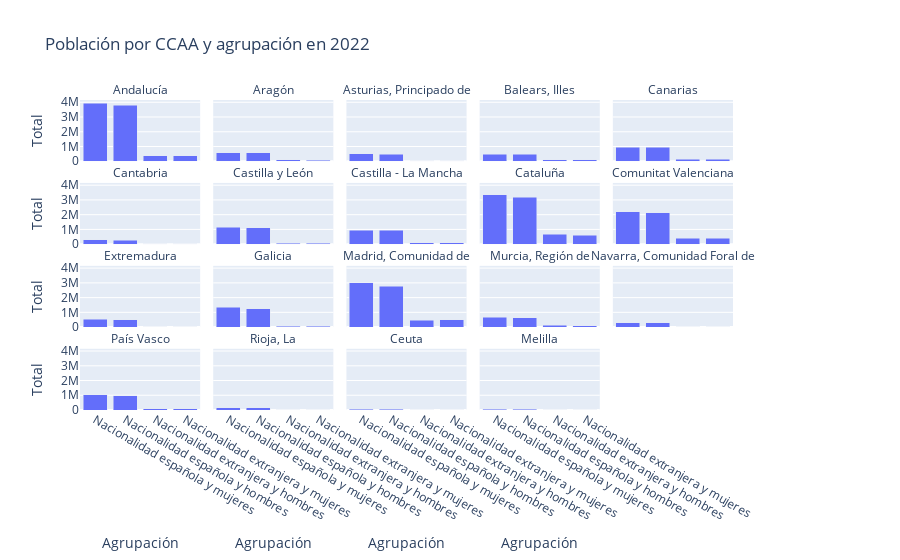

Notebook source saved alongside this figure:
### Code cell
spanish_population_per_ccaa_small_multiple_columns()

### Figure 1 — Plotly figure (JSON) as saved in the notebook; plotly's stock layout.template omitted (floating-point values rounded to 4 significant figures)
{"data": [{"alignmentgroup": "True", "hovertemplate": "Comunidades y Ciudades Autónomas=Andalucía<br>Agrupación=%{x}<br>Total=%{y}<extra></extra>", "legendgroup": "", "marker": {"color": "#636efa", "pattern": {"shape": ""}}, "name": "", "offsetgroup": "", "orientation": "v", "showlegend": false, "textposition": "auto", "type": "bar", "x": ["Nacionalidad española y hombres", "Nacionalidad española y mujeres", "Nacionalidad extranjera y hombres", "Nacionalidad extranjera y mujeres"], "xaxis": "x16", "y": [3812505, 3946304, 375090, 366288], "yaxis": "y16"}, {"alignmentgroup": "True", "hovertemplate": "Comunidades y Ciudades Autónomas=Aragón<br>Agrupación=%{x}<br>Total=%{y}<extra></extra>", "legendgroup": "", "marker": {"color": "#636efa", "pattern": {"shape": ""}}, "name": "", "offsetgroup": "", "orientation": "v", "showlegend": false, "textposition": "auto", "type": "bar", "x": ["Nacionalidad española y hombres", "Nacionalidad española y mujeres", "Nacionalidad extranjera y hombres", "Nacionalidad extranjera y mujeres"], "xaxis": "x17", "y": [571243, 590310, 84233, 80529], "yaxis": "y17"}, {"alignmentgroup": "True", "hovertemplate": "Comunidades y Ciudades Autónomas=Asturias, Principado de<br>Agrupación=%{x}<br>Total=%{y}<extra></extra>", "legendgroup": "", "marker": {"color": "#636efa", "pattern": {"shape": ""}}, "name": "", "offsetgroup": "", "orientation": "v", "showlegend": false, "textposition": "auto", "type": "bar", "x": ["Nacionalidad española y hombres", "Nacionalidad española y mujeres", "Nacionalidad extranjera y hombres", "Nacionalidad extranjera y mujeres"], "xaxis": "x18", "y": [458084, 500972, 21050, 24580], "yaxis": "y18"}, {"alignmentgroup": "True", "hovertemplate": "Comunidades y Ciudades Autónomas=Balears, Illes<br>Agrupación=%{x}<br>Total=%{y}<extra></extra>", "legendgroup": "", "marker": {"color": "#636efa", "pattern": {"shape": ""}}, "name": "", "offsetgroup": "", "orientation": "v", "showlegend": false, "textposition": "auto", "type": "bar", "x": ["Nacionalidad española y hombres", "Nacionalidad española y mujeres", "Nacionalidad extranjera y hombres", "Nacionalidad extranjera y mujeres"], "xaxis": "x19", "y": [474021, 480621, 111675, 110342], "yaxis": "y19"}, {"alignmentgroup": "True", "hovertemplate": "Comunidades y Ciudades Autónomas=Canarias<br>Agrupación=%{x}<br>Total=%{y}<extra></extra>", "legendgroup": "", "marker": {"color": "#636efa", "pattern": {"shape": ""}}, "name": "", "offsetgroup": "", "orientation": "v", "showlegend": false, "textposition": "auto", "type": "bar", "x": ["Nacionalidad española y hombres", "Nacionalidad española y mujeres", "Nacionalidad extranjera y hombres", "Nacionalidad extranjera y mujeres"], "xaxis": "x20", "y": [932850, 956362, 142565, 145924], "yaxis": "y20"}, {"alignmentgroup": "True", "hovertemplate": "Comunidades y Ciudades Autónomas=Cantabria<br>Agrupación=%{x}<br>Total=%{y}<extra></extra>", "legendgroup": "", "marker": {"color": "#636efa", "pattern": {"shape": ""}}, "name": "", "offsetgroup": "", "orientation": "v", "showlegend": false, "textposition": "auto", "type": "bar", "x": ["Nacionalidad española y hombres", "Nacionalidad española y mujeres", "Nacionalidad extranjera y hombres", "Nacionalidad extranjera y mujeres"], "xaxis": "x11", "y": [265907, 282292, 17811, 19392], "yaxis": "y11"}, {"alignmentgroup": "True", "hovertemplate": "Comunidades y Ciudades Autónomas=Castilla y León<br>Agrupación=%{x}<br>Total=%{y}<extra></extra>", "legendgroup": "", "marker": {"color": "#636efa", "pattern": {"shape": ""}}, "name": "", "offsetgroup": "", "orientation": "v", "showlegend": false, "textposition": "auto", "type": "bar", "x": ["Nacionalidad española y hombres", "Nacionalidad española y mujeres", "Nacionalidad extranjera y hombres", "Nacionalidad extranjera y mujeres"], "xaxis": "x12", "y": [1095881, 1130104, 72002, 74653], "yaxis": "y12"}, {"alignmentgroup": "True", "hovertemplate": "Comunidades y Ciudades Autónomas=Castilla - La Mancha<br>Agrupación=%{x}<br>Total=%{y}<extra></extra>", "legendgroup": "", "marker": {"color": "#636efa", "pattern": {"shape": ""}}, "name": "", "offsetgroup": "", "orientation": "v", "showlegend": false, "textposition": "auto", "type": "bar", "x": ["Nacionalidad española y hombres", "Nacionalidad española y mujeres", "Nacionalidad extranjera y hombres", "Nacionalidad extranjera y mujeres"], "xaxis": "x13", "y": [929397, 930456, 98606, 94869], "yaxis": "y13"}, {"alignmentgroup": "True", "hovertemplate": "Comunidades y Ciudades Autónomas=Cataluña<br>Agrupación=%{x}<br>Total=%{y}<extra></extra>", "legendgroup": "", "marker": {"color": "#636efa", "pattern": {"shape": ""}}, "name": "", "offsetgroup": "", "orientation": "v", "showlegend": false, "textposition": "auto", "type": "bar", "x": ["Nacionalidad española y hombres", "Nacionalidad española y mujeres", "Nacionalidad extranjera y hombres", "Nacionalidad extranjera y mujeres"], "xaxis": "x14", "y": [3176747, 3344054, 657039, 614771], "yaxis": "y14"}, {"alignmentgroup": "True", "hovertemplate": "Comunidades y Ciudades Autónomas=Comunitat Valenciana<br>Agrupación=%{x}<br>Total=%{y}<extra></extra>", "legendgroup": "", "marker": {"color": "#636efa", "pattern": {"shape": ""}}, "name": "", "offsetgroup": "", "orientation": "v", "showlegend": false, "textposition": "auto", "type": "bar", "x": ["Nacionalidad española y hombres", "Nacionalidad española y mujeres", "Nacionalidad extranjera y hombres", "Nacionalidad extranjera y mujeres"], "xaxis": "x15", "y": [2117021, 2196477, 392940, 391529], "yaxis": "y15"}, {"alignmentgroup": "True", "hovertemplate": "Comunidades y Ciudades Autónomas=Extremadura<br>Agrupación=%{x}<br>Total=%{y}<extra></extra>", "legendgroup": "", "marker": {"color": "#636efa", "pattern": {"shape": ""}}, "name": "", "offsetgroup": "", "orientation": "v", "showlegend": false, "textposition": "auto", "type": "bar", "x": ["Nacionalidad española y hombres", "Nacionalidad española y mujeres", "Nacionalidad extranjera y hombres", "Nacionalidad extranjera y mujeres"], "xaxis": "x6", "y": [504519, 515119, 16944, 18194], "yaxis": "y6"}, {"alignmentgroup": "True", "hovertemplate": "Comunidades y Ciudades Autónomas=Galicia<br>Agrupación=%{x}<br>Total=%{y}<extra></extra>", "legendgroup": "", "marker": {"color": "#636efa", "pattern": {"shape": ""}}, "name": "", "offsetgroup": "", "orientation": "v", "showlegend": false, "textposition": "auto", "type": "bar", "x": ["Nacionalidad española y hombres", "Nacionalidad española y mujeres", "Nacionalidad extranjera y hombres", "Nacionalidad extranjera y mujeres"], "xaxis": "x7", "y": [1237678, 1334046, 57030, 61710], "yaxis": "y7"}, {"alignmentgroup": "True", "hovertemplate": "Comunidades y Ciudades Autónomas=Madrid, Comunidad de<br>Agrupación=%{x}<br>Total=%{y}<extra></extra>", "legendgroup": "", "marker": {"color": "#636efa", "pattern": {"shape": ""}}, "name": "", "offsetgroup": "", "orientation": "v", "showlegend": false, "textposition": "auto", "type": "bar", "x": ["Nacionalidad española y hombres", "Nacionalidad española y mujeres", "Nacionalidad extranjera y hombres", "Nacionalidad extranjera y mujeres"], "xaxis": "x8", "y": [2780057, 3020310, 450097, 499872], "yaxis": "y8"}, {"alignmentgroup": "True", "hovertemplate": "Comunidades y Ciudades Autónomas=Murcia, Región de<br>Agrupación=%{x}<br>Total=%{y}<extra></extra>", "legendgroup": "", "marker": {"color": "#636efa", "pattern": {"shape": ""}}, "name": "", "offsetgroup": "", "orientation": "v", "showlegend": false, "textposition": "auto", "type": "bar", "x": ["Nacionalidad española y hombres", "Nacionalidad española y mujeres", "Nacionalidad extranjera y hombres", "Nacionalidad extranjera y mujeres"], "xaxis": "x9", "y": [644830, 660283, 122578, 104187], "yaxis": "y9"}, {"alignmentgroup": "True", "hovertemplate": "Comunidades y Ciudades Autónomas=Navarra, Comunidad Foral de<br>Agrupación=%{x}<br>Total=%{y}<extra></extra>", "legendgroup": "", "marker": {"color": "#636efa", "pattern": {"shape": ""}}, "name": "", "offsetgroup": "", "orientation": "v", "showlegend": false, "textposition": "auto", "type": "bar", "x": ["Nacionalidad española y hombres", "Nacionalidad española y mujeres", "Nacionalidad extranjera y hombres", "Nacionalidad extranjera y mujeres"], "xaxis": "x10", "y": [291531, 299111, 37089, 36386], "yaxis": "y10"}, {"alignmentgroup": "True", "hovertemplate": "Comunidades y Ciudades Autónomas=País Vasco<br>Agrupación=%{x}<br>Total=%{y}<extra></extra>", "legendgroup": "", "marker": {"color": "#636efa", "pattern": {"shape": ""}}, "name": "", "offsetgroup": "", "orientation": "v", "showlegend": false, "textposition": "auto", "type": "bar", "x": ["Nacionalidad española y hombres", "Nacionalidad española y mujeres", "Nacionalidad extranjera y hombres", "Nacionalidad extranjera y mujeres"], "xaxis": "x", "y": [980673, 1042884, 92920, 91697], "yaxis": "y"}, {"alignmentgroup": "True", "hovertemplate": "Comunidades y Ciudades Autónomas=Rioja, La<br>Agrupación=%{x}<br>Total=%{y}<extra></extra>", "legendgroup": "", "marker": {"color": "#636efa", "pattern": {"shape": ""}}, "name": "", "offsetgroup": "", "orientation": "v", "showlegend": false, "textposition": "auto", "type": "bar", "x": ["Nacionalidad española y hombres", "Nacionalidad española y mujeres", "Nacionalidad extranjera y hombres", "Nacionalidad extranjera y mujeres"], "xaxis": "x2", "y": [137163, 140974, 20688, 21067], "yaxis": "y2"}, {"alignmentgroup": "True", "hovertemplate": "Comunidades y Ciudades Autónomas=Ceuta<br>Agrupación=%{x}<br>Total=%{y}<extra></extra>", "legendgroup": "", "marker": {"color": "#636efa", "pattern": {"shape": ""}}, "name": "", "offsetgroup": "", "orientation": "v", "showlegend": false, "textposition": "auto", "type": "bar", "x": ["Nacionalidad española y hombres", "Nacionalidad española y mujeres", "Nacionalidad extranjera y hombres", "Nacionalidad extranjera y mujeres"], "xaxis": "x3", "y": [39607, 38600, 2320, 2590], "yaxis": "y3"}, {"alignmentgroup": "True", "hovertemplate": "Comunidades y Ciudades Autónomas=Melilla<br>Agrupación=%{x}<br>Total=%{y}<extra></extra>", "legendgroup": "", "marker": {"color": "#636efa", "pattern": {"shape": ""}}, "name": "", "offsetgroup": "", "orientation": "v", "showlegend": false, "textposition": "auto", "type": "bar", "x": ["Nacionalidad española y hombres", "Nacionalidad española y mujeres", "Nacionalidad extranjera y hombres", "Nacionalidad extranjera y mujeres"], "xaxis": "x4", "y": [37453, 36042, 5537, 6138], "yaxis": "y4"}], "layout": {"annotations": [{"font": {}, "showarrow": false, "text": "País Vasco", "x": 0.092, "xanchor": "center", "xref": "paper", "y": 0.1975, "yanchor": "bottom", "yref": "paper"}, {"font": {}, "showarrow": false, "text": "Rioja, La", "x": 0.296, "xanchor": "center", "xref": "paper", "y": 0.1975, "yanchor": "bottom", "yref": "paper"}, {"font": {}, "showarrow": false, "text": "Ceuta", "x": 0.5, "xanchor": "center", "xref": "paper", "y": 0.1975, "yanchor": "bottom", "yref": "paper"}, {"font": {}, "showarrow": false, "text": "Melilla", "x": 0.704, "xanchor": "center", "xref": "paper", "y": 0.1975, "yanchor": "bottom", "yref": "paper"}, {"font": {}, "showarrow": false, "text": "Extremadura", "x": 0.092, "xanchor": "center", "xref": "paper", "y": 0.465, "yanchor": "bottom", "yref": "paper"}, {"font": {}, "showarrow": false, "text": "Galicia", "x": 0.296, "xanchor": "center", "xref": "paper", "y": 0.465, "yanchor": "bottom", "yref": "paper"}, {"font": {}, "showarrow": false, "text": "Madrid, Comunidad de", "x": 0.5, "xanchor": "center", "xref": "paper", "y": 0.465, "yanchor": "bottom", "yref": "paper"}, {"font": {}, "showarrow": false, "text": "Murcia, Región de", "x": 0.704, "xanchor": "center", "xref": "paper", "y": 0.465, "yanchor": "bottom", "yref": "paper"}, {"font": {}, "showarrow": false, "text": "Navarra, Comunidad Foral de", "x": 0.908, "xanchor": "center", "xref": "paper", "y": 0.465, "yanchor": "bottom", "yref": "paper"}, {"font": {}, "showarrow": false, "text": "Cantabria", "x": 0.092, "xanchor": "center", "xref": "paper", "y": 0.7325, "yanchor": "bottom", "yref": "paper"}, {"font": {}, "showarrow": false, "text": "Castilla y León", "x": 0.296, "xanchor": "center", "xref": "paper", "y": 0.7325, "yanchor": "bottom", "yref": "paper"}, {"font": {}, "showarrow": false, "text": "Castilla - La Mancha", "x": 0.5, "xanchor": "center", "xref": "paper", "y": 0.7325, "yanchor": "bottom", "yref": "paper"}, {"font": {}, "showarrow": false, "text": "Cataluña", "x": 0.704, "xanchor": "center", "xref": "paper", "y": 0.7325, "yanchor": "bottom", "yref": "paper"}, {"font": {}, "showarrow": false, "text": "Comunitat Valenciana", "x": 0.908, "xanchor": "center", "xref": "paper", "y": 0.7325, "yanchor": "bottom", "yref": "paper"}, {"font": {}, "showarrow": false, "text": "Andalucía", "x": 0.092, "xanchor": "center", "xref": "paper", "y": 1, "yanchor": "bottom", "yref": "paper"}, {"font": {}, "showarrow": false, "text": "Aragón", "x": 0.296, "xanchor": "center", "xref": "paper", "y": 1, "yanchor": "bottom", "yref": "paper"}, {"font": {}, "showarrow": false, "text": "Asturias, Principado de", "x": 0.5, "xanchor": "center", "xref": "paper", "y": 1, "yanchor": "bottom", "yref": "paper"}, {"font": {}, "showarrow": false, "text": "Balears, Illes", "x": 0.704, "xanchor": "center", "xref": "paper", "y": 1, "yanchor": "bottom", "yref": "paper"}, {"font": {}, "showarrow": false, "text": "Canarias", "x": 0.908, "xanchor": "center", "xref": "paper", "y": 1, "yanchor": "bottom", "yref": "paper"}], "barmode": "stack", "legend": {"tracegroupgap": 0}, "title": {"text": "Población por CCAA y agrupación en 2022"}, "xaxis": {"anchor": "y", "categoryorder": "total descending", "domain": [0, 0.184], "title": {"text": "Agrupación"}}, "xaxis10": {"anchor": "y10", "domain": [0.816, 1], "matches": "x", "showticklabels": false}, "xaxis11": {"anchor": "y11", "domain": [0, 0.184], "matches": "x", "showticklabels": false}, "xaxis12": {"anchor": "y12", "domain": [0.204, 0.388], "matches": "x", "showticklabels": false}, "xaxis13": {"anchor": "y13", "domain": [0.408, 0.592], "matches": "x", "showticklabels": false}, "xaxis14": {"anchor": "y14", "domain": [0.612, 0.796], "matches": "x", "showticklabels": false}, "xaxis15": {"anchor": "y15", "domain": [0.816, 1], "matches": "x", "showticklabels": false}, "xaxis16": {"anchor": "y16", "domain": [0, 0.184], "matches": "x", "showticklabels": false}, "xaxis17": {"anchor": "y17", "domain": [0.204, 0.388], "matches": "x", "showticklabels": false}, "xaxis18": {"anchor": "y18", "domain": [0.408, 0.592], "matches": "x", "showticklabels": false}, "xaxis19": {"anchor": "y19", "domain": [0.612, 0.796], "matches": "x", "showticklabels": false}, "xaxis2": {"anchor": "y2", "domain": [0.204, 0.388], "matches": "x", "title": {"text": "Agrupación"}}, "xaxis20": {"anchor": "y20", "domain": [0.816, 1], "matches": "x", "showticklabels": false}, "xaxis3": {"anchor": "y3", "domain": [0.408, 0.592], "matches": "x", "title": {"text": "Agrupación"}}, "xaxis4": {"anchor": "y4", "domain": [0.612, 0.796], "matches": "x", "title": {"text": "Agrupación"}}, "xaxis5": {"anchor": "y5", "domain": [0.816, 1], "matches": "x", "title": {"text": "Agrupación"}}, "xaxis6": {"anchor": "y6", "domain": [0, 0.184], "matches": "x", "showticklabels": false}, "xaxis7": {"anchor": "y7", "domain": [0.204, 0.388], "matches": "x", "showticklabels": false}, "xaxis8": {"anchor": "y8", "domain": [0.408, 0.592], "matches": "x", "showticklabels": false}, "xaxis9": {"anchor": "y9", "domain": [0.612, 0.796], "matches": "x", "showticklabels": false}, "yaxis": {"anchor": "x", "domain": [0, 0.1975], "title": {"text": "Total"}}, "yaxis10": {"anchor": "x10", "domain": [0.2675, 0.465], "matches": "y", "showticklabels": false}, "yaxis11": {"anchor": "x11", "domain": [0.535, 0.7325], "matches": "y", "title": {"text": "Total"}}, "yaxis12": {"anchor": "x12", "domain": [0.535, 0.7325], "matches": "y", "showticklabels": false}, "yaxis13": {"anchor": "x13", "domain": [0.535, 0.7325], "matches": "y", "showticklabels": false}, "yaxis14": {"anchor": "x14", "domain": [0.535, 0.7325], "matches": "y", "showticklabels": false}, "yaxis15": {"anchor": "x15", "domain": [0.535, 0.7325], "matches": "y", "showticklabels": false}, "yaxis16": {"anchor": "x16", "domain": [0.8025, 1], "matches": "y", "title": {"text": "Total"}}, "yaxis17": {"anchor": "x17", "domain": [0.8025, 1], "matches": "y", "showticklabels": false}, "yaxis18": {"anchor": "x18", "domain": [0.8025, 1], "matches": "y", "showticklabels": false}, "yaxis19": {"anchor": "x19", "domain": [0.8025, 1], "matches": "y", "showticklabels": false}, "yaxis2": {"anchor": "x2", "domain": [0, 0.1975], "matches": "y", "showticklabels": false}, "yaxis20": {"anchor": "x20", "domain": [0.8025, 1], "matches": "y", "showticklabels": false}, "yaxis3": {"anchor": "x3", "domain": [0, 0.1975], "matches": "y", "showticklabels": false}, "yaxis4": {"anchor": "x4", "domain": [0, 0.1975], "matches": "y", "showticklabels": false}, "yaxis5": {"anchor": "x5", "domain": [0, 0.1975], "matches": "y", "showticklabels": false}, "yaxis6": {"anchor": "x6", "domain": [0.2675, 0.465], "matches": "y", "title": {"text": "Total"}}, "yaxis7": {"anchor": "x7", "domain": [0.2675, 0.465], "matches": "y", "showticklabels": false}, "yaxis8": {"anchor": "x8", "domain": [0.2675, 0.465], "matches": "y", "showticklabels": false}, "yaxis9": {"anchor": "x9", "domain": [0.2675, 0.465], "matches": "y", "showticklabels": false}}}
